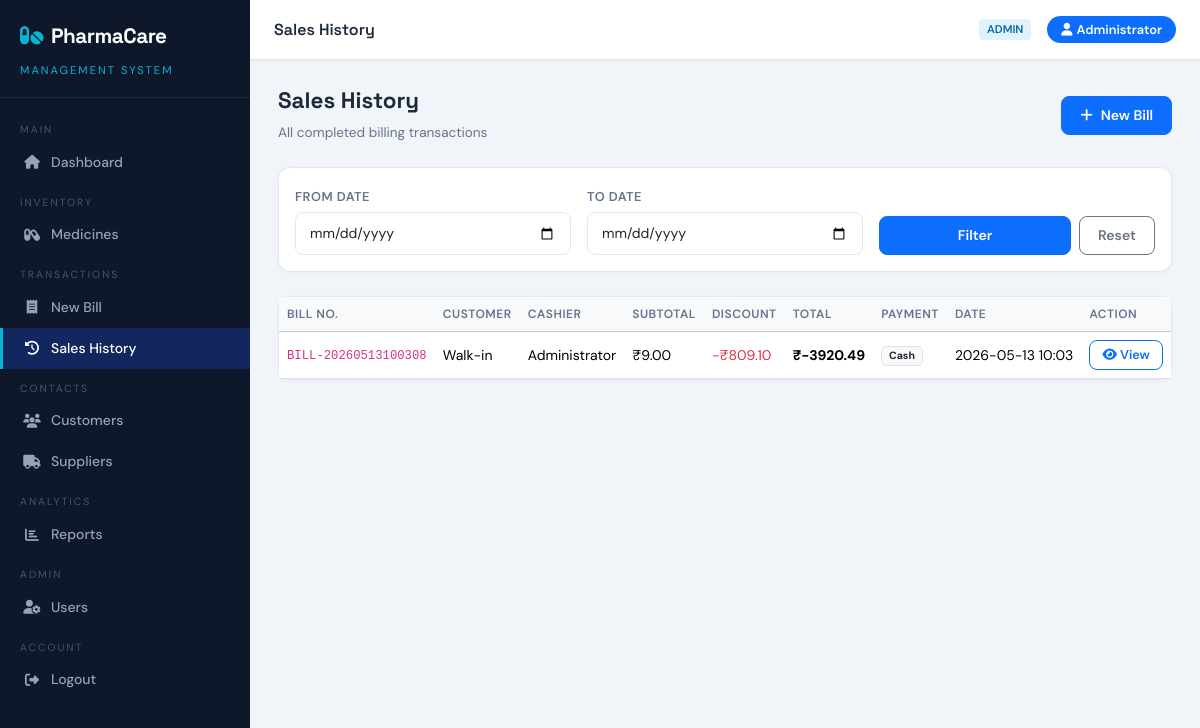
/sales (signed in), run on the app's committed database.
### tables this page shows
CREATE TABLE users (
        id         INTEGER PRIMARY KEY AUTOINCREMENT,
        full_name  TEXT NOT NULL,
        username   TEXT NOT NULL UNIQUE,
        email      TEXT,
        password   TEXT NOT NULL,
        role       TEXT DEFAULT 'staff',
        is_active  INTEGER DEFAULT 1,
        created_at TEXT DEFAULT (datetime('now','localtime'))
    );

CREATE TABLE sales (
        id             INTEGER PRIMARY KEY AUTOINCREMENT,
        bill_number    TEXT NOT NULL UNIQUE,
        customer_id    INTEGER,
        subtotal       REAL DEFAULT 0,
        discount       REAL DEFAULT 0,
        tax            REAL DEFAULT 0,
        total_amount   REAL DEFAULT 0,
        payment_method TEXT DEFAULT 'Cash',
        notes          TEXT,
        created_by     INTEGER,
        sale_date      TEXT DEFAULT (datetime('now','localtime'))
    );

### pharmacare/app.py (the view)
@app.route('/sales')
@login_required
def sales():
    date_from = request.args.get('date_from', '')
    date_to   = request.args.get('date_to', '')
    if date_from and date_to:
        sales_list = query("""SELECT s.*, c.name as customer_name, u.full_name as cashier
                              FROM sales s LEFT JOIN customers c ON s.customer_id=c.id
                              LEFT JOIN users u ON s.created_by=u.id
                              WHERE date(s.sale_date) BETWEEN ? AND ?
                              ORDER BY s.sale_date DESC""", (date_from, date_to))
    else:
        sales_list = query("""SELECT s.*, c.name as customer_name, u.full_name as cashier
                              FROM sales s LEFT JOIN customers c ON s.customer_id=c.id
                              LEFT JOIN users u ON s.created_by=u.id ORDER BY s.sale_date DESC""")
    return render_template('sales.html', sales=sales_list, date_from=date_from, date_to=date_to)

### pharmacare/app.py (called while the page is built)
def get_db():
    conn = sqlite3.connect(DATABASE)
    conn.row_factory = sqlite3.Row
    conn.execute("PRAGMA foreign_keys = ON")
    return conn

def login_required(f):
    @wraps(f)
    def decorated(*args, **kwargs):
        if 'user_id' not in session:
            flash('Please login first.', 'warning')
            return redirect(url_for('login'))
        return f(*args, **kwargs)
    return decorated

def query(sql, params=(), one=False):
    conn = get_db()
    cur = conn.execute(sql, params)
    rv = cur.fetchall()
    conn.close()
    return (rv[0] if rv else None) if one else rv

### pharmacare/templates/sales.html (shortened to what this page needs)
{% extends 'base.html' %}
{% block page_title %}Sales History{% endblock %}
{% block content %}
<div class="page-header">
  <div>
    <h2>Sales History</h2>
    <p>All completed billing transactions</p>
  </div>
  <a href="{{ url_for('billing') }}" class="btn btn-primary"><i class="fas fa-plus me-2"></i>New Bill</a>
</div>
<div class="card mb-4">
  <div class="card-body py-3">
    <form method="GET" class="row g-3 align-items-end">
      <div class="col-md-4">
        <label class="form-label">From Date</label>
        <input type="date" name="date_from" class="form-control" value="{{ date_from }}">
      </div>
      <div class="col-md-4">
        <label class="form-label">To Date</label>
        <input type="date" name="date_to" class="form-control" value="{{ date_to }}">
      </div>
      <div class="col-md-4 d-flex gap-2">
        <button type="submit" class="btn btn-primary flex-fill">Filter</button>
        <a href="{{ url_for('sales') }}" class="btn btn-outline-secondary">Reset</a>
      </div>
    </form>
  </div>
</div>
<div class="card">
  <div class="table-responsive">
    <table class="table table-hover mb-0">
      <thead class="table-light">
        <tr><th>Bill No.</th><th>Customer</th><th>Cashier</th><th>Subtotal</th><th>Discount</th><th>Total</th><th>Payment</th><th>Date</th><th>Action</th></tr>
      </thead>
      <tbody>
        {% for s in sales %}
        <tr>
          <td><code>{{ s.bill_number }}</code></td>
          <td>{{ s.customer_name or 'Walk-in' }}</td>
          <td>{{ s.cashier or '—' }}</td>
          <td>₹{{ "%.2f"|format(s.subtotal) }}</td>
          <td class="text-danger">-₹{{ "%.2f"|format(s.discount) }}</td>
          <td><strong>₹{{ "%.2f"|format(s.total_amount) }}</strong></td>
          <td><span class="badge bg-light text-dark border">{{ s.payment_method }}</span></td>
          <td>{{ s.sale_date[:16] }}</td>
          <td>
            <a href="{{ url_for('invoice', sale_id=s.id) }}" class="btn btn-sm btn-outline-primary">
              <i class="fas fa-eye"></i> View
            </a>
          </td>
        </tr>
        {% else %}
        <tr><td colspan="9" class="text-center text-muted py-5">No sales records found</td></tr>
        {% endfor %}
      </tbody>
    </table>
  </div>
</div>
{% endblock %}

### pharmacare/templates/base.html (shortened to what this page needs)
<!DOCTYPE html>
<html lang="en">
<head>
<link href="https://cdnjs.cloudflare.com/ajax/libs/bootstrap/5.3.2/css/bootstrap.min.css" rel="stylesheet">
<link href="https://cdnjs.cloudflare.com/ajax/libs/font-awesome/6.5.0/css/all.min.css" rel="stylesheet">
</head>
<body>
{% if session.user_id %}
<nav class="sidebar">
  <div class="sidebar-brand">
    <h4><i class="fas fa-pills me-2" style="color:var(--accent)"></i>PharmaCare</h4>
    <small>Management System</small>
  </div>
  <div class="sidebar-nav">
    <div class="nav-section">Main</div>
    <a href="{{ url_for('dashboard') }}" class="{{ 'active' if request.endpoint=='dashboard' }}">
      <i class="fas fa-home"></i> Dashboard
    </a>
    <div class="nav-section">Inventory</div>
    <a href="{{ url_for('medicines') }}" class="{{ 'active' if 'medicine' in request.endpoint }}">
      <i class="fas fa-capsules"></i> Medicines
    </a>
    <div class="nav-section">Transactions</div>
    <a href="{{ url_for('billing') }}" class="{{ 'active' if request.endpoint=='billing' }}">
      <i class="fas fa-receipt"></i> New Bill
    </a>
    <a href="{{ url_for('sales') }}" class="{{ 'active' if request.endpoint=='sales' }}">
      <i class="fas fa-history"></i> Sales History
    </a>
    <div class="nav-section">Contacts</div>
    <a href="{{ url_for('customers') }}" class="{{ 'active' if 'customer' in request.endpoint }}">
      <i class="fas fa-users"></i> Customers
    </a>
    <a href="{{ url_for('suppliers') }}" class="{{ 'active' if 'supplier' in request.endpoint }}">
      <i class="fas fa-truck"></i> Suppliers
    </a>
    <div class="nav-section">Analytics</div>
    <a href="{{ url_for('reports') }}" class="{{ 'active' if 'report' in request.endpoint }}">
      <i class="fas fa-chart-bar"></i> Reports
    </a>
    {% if session.role == 'admin' %}
    <div class="nav-section">Admin</div>
    <a href="{{ url_for('users') }}" class="{{ 'active' if request.endpoint=='users' }}">
      <i class="fas fa-user-cog"></i> Users
    </a>
    {% endif %}
    <div class="nav-section">Account</div>
    <a href="{{ url_for('logout') }}">
      <i class="fas fa-sign-out-alt"></i> Logout
    </a>
  </div>
</nav>
<div class="topbar">
  <span class="topbar-title">{% block page_title %}PharmaCare{% endblock %}</span>
  <div class="topbar-right">
    <span class="role-badge">{{ session.role }}</span>
    <span class="user-pill"><i class="fas fa-user me-1"></i>{{ session.name }}</span>
  </div>
</div>
<div class="main">
  <div class="content">
    {% block content %}{% endblock %}
  </div>
</div>
{% else %}
{% block auth_content %}{% endblock %}
{% endif %}
</body>
</html>

### pharmacare/templates/base.html (style rules this page uses)
:root { --primary: #0d6efd; --primary-dark: #0a58ca; --sidebar-bg: #0f172a; --sidebar-text: #94a3b8; --sidebar-active: #1e40af; --accent: #06b6d4; --danger: #ef4444; --success: #22c55e; --warning: #f59e0b; --card-bg: #ffffff; --body-bg: #f1f5f9; --border: #e2e8f0; --text: #1e293b; --text-muted: #64748b; }
* { box-sizing: border-box; margin: 0; padding: 0; }
body { font-family: 'DM Sans', sans-serif; background: var(--body-bg); color: var(--text); }
.sidebar { position: fixed; top: 0; left: 0; height: 100vh; width: 250px; background: var(--sidebar-bg); z-index: 100; overflow-y: auto; transition: transform .3s ease; }
.sidebar-brand { padding: 24px 20px 16px; border-bottom: 1px solid rgba(255,255,255,.08); }
.sidebar-brand h4 { color: #fff; font-family: 'Space Grotesk', sans-serif; font-size: 1.3rem; font-weight: 700; letter-spacing: -.5px; }
.sidebar-brand small { color: var(--accent); font-size: .7rem; letter-spacing: 2px; text-transform: uppercase; }
.sidebar-nav { padding: 12px 0; }
.nav-section { padding: 12px 20px 4px; font-size: .65rem; letter-spacing: 2px; text-transform: uppercase; color: #475569; }
.sidebar a { display: flex; align-items: center; gap: 10px; padding: 10px 20px; color: var(--sidebar-text); text-decoration: none; font-size: .875rem; font-weight: 500; border-left: 3px solid transparent; transition: all .2s; }
.sidebar a.active { color: #fff; background: rgba(29,78,216,.3); border-left-color: var(--accent); }
.sidebar a i { width: 18px; text-align: center; }
.topbar { position: fixed; top: 0; left: 250px; right: 0; height: 60px; background: #fff; border-bottom: 1px solid var(--border); display: flex; align-items: center; justify-content: space-between; padding: 0 24px; z-index: 99; box-shadow: 0 1px 3px rgba(0,0,0,.05); }
.topbar-title { font-family: 'Space Grotesk', sans-serif; font-weight: 600; font-size: 1rem; }
.topbar-right { display: flex; align-items: center; gap: 16px; }
.user-pill { background: var(--primary); color: #fff; border-radius: 20px; padding: 4px 14px; font-size: .8rem; font-weight: 600; }
.role-badge { background: #e0f2fe; color: #0369a1; border-radius: 4px; padding: 2px 8px; font-size: .7rem; font-weight: 600; text-transform: uppercase; }
.main { margin-left: 250px; padding-top: 60px; min-height: 100vh; }
.content { padding: 28px 28px; }
.card { border: 1px solid var(--border); border-radius: 12px; box-shadow: 0 1px 4px rgba(0,0,0,.04); }
.table th { font-size: .75rem; font-weight: 600; letter-spacing: .5px; text-transform: uppercase; color: var(--text-muted); }
.table td { vertical-align: middle; font-size: .875rem; }
.form-label { font-weight: 600; font-size: .8rem; color: var(--text-muted); text-transform: uppercase; letter-spacing: .5px; margin-bottom: 6px; }
.form-control, .form-select { border-radius: 8px; border: 1.5px solid var(--border); font-size: .875rem; padding: 10px 14px; }
.btn { border-radius: 8px; font-weight: 600; font-size: .875rem; padding: 8px 18px; }
.btn-primary { background: var(--primary); border-color: var(--primary); }
.btn-sm { padding: 4px 12px; font-size: .8rem; }
.page-header { margin-bottom: 24px; display: flex; align-items: center; justify-content: space-between; }
.page-header h2 { font-family: 'Space Grotesk', sans-serif; font-size: 1.4rem; font-weight: 700; }
.page-header p { color: var(--text-muted); font-size: .85rem; margin: 0; }

### data on the page
users: name "Administrator"
sales: bill_number "BILL-20260513100308", customer_name "Walk-in", full_name "Administrator", subtotal "9.00", discount "809.10", total_amount "-3920.49", payment_method "Cash", sale_date "2026-05-13 10:03"

### other printed values
{{ session.role }} "ADMIN"
